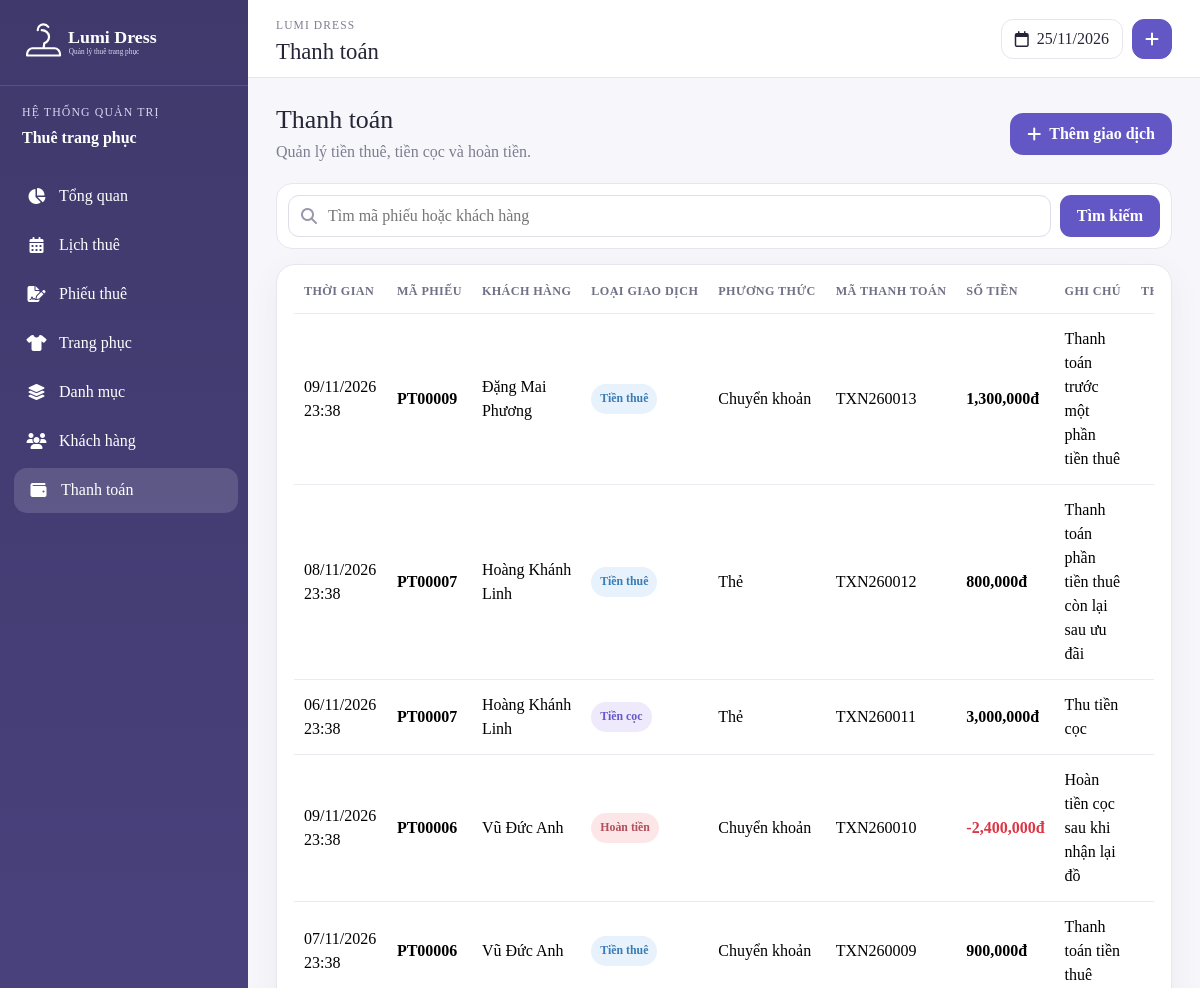
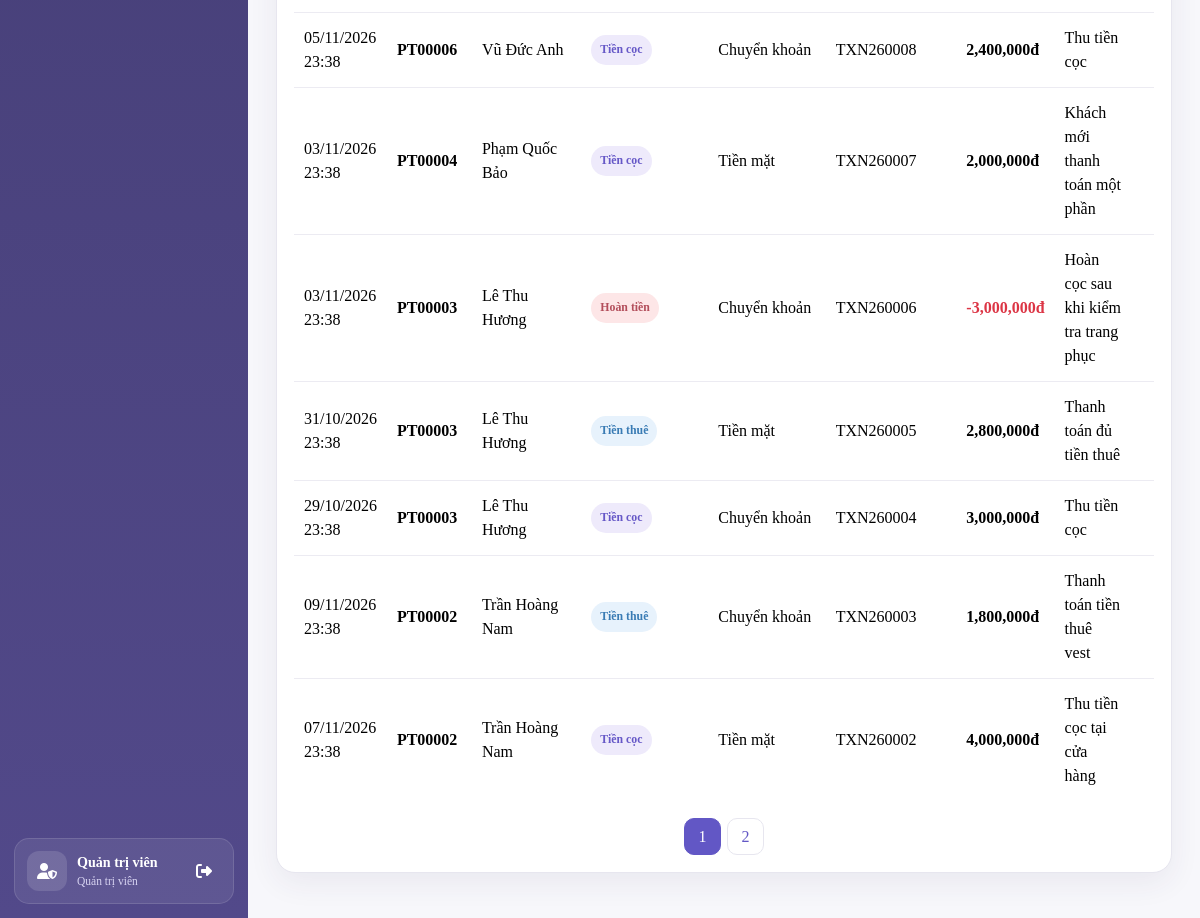
The page /admin/payments.php (signed in) on the database its author committed (2 pictures, top to bottom).
### tables this page shows
CREATE TABLE `payments` (
  `id` int(11) NOT NULL,
  `rental_id` int(11) NOT NULL,
  `amount` decimal(10,2) NOT NULL,
  `payment_type` varchar(50) NOT NULL,
  `payment_method` varchar(50) NOT NULL,
  `transaction_code` varchar(100) DEFAULT NULL,
  `status` varchar(50) NOT NULL,
  `paid_at` datetime DEFAULT NULL,
  `refunded_at` datetime DEFAULT NULL,
  `note` varchar(500) DEFAULT NULL
);

CREATE TABLE `customers` (
  `id` int(11) NOT NULL,
  `fullname` varchar(100) NOT NULL,
  `phone` varchar(11) NOT NULL,
  `email` varchar(100) DEFAULT NULL,
  `identity_number` varchar(20) DEFAULT NULL,
  `address` varchar(255) DEFAULT NULL,
  `password` varchar(255) NOT NULL,
  `status` tinyint(4) NOT NULL DEFAULT 1,
  `created_at` datetime NOT NULL DEFAULT current_timestamp()
);

### config.php (called while the page is built, shortened)
<?php
function format_price($value):string{return number_format((float)$value,0,'.',',');}
?>

### admin/payments.php (the view, shortened to what this page needs)
<?php
include 'header.php';
$page=max(1,(int)($_GET['page']??1));$limit=12;$offset=($page-1)*$limit;$keyword=trim($_GET['q']??'');
if($keyword!==''){
    $like='%'.$keyword.'%';
    $sql = "SELECT p.*,
            r.id AS rental_id,
            CONCAT('PT',LPAD(r.id,5,'0')) AS rental_code,
            c.fullname,
            CASE
                WHEN p.payment_type='refund' THEN p.refunded_at
                ELSE p.paid_at
            END AS display_created_at
            FROM payments p
            JOIN rentals r ON r.id=p.rental_id
            JOIN customers c ON c.id=r.customer_id
            WHERE CONCAT('PT',LPAD(r.id,5,'0')) LIKE ?
            OR c.fullname LIKE ?
            ORDER BY p.id DESC LIMIT ?,?";
    $stmt=$conn->prepare($sql);
    $stmt->bind_param('ssii',$like,$like,$offset,$limit);
    $stmt->execute();
    $data=$stmt->get_result();
    $stmt=$conn->prepare("
        SELECT COUNT(*) total
        FROM payments p
        JOIN rentals r ON r.id=p.rental_id
        JOIN customers c ON c.id=r.customer_id
        WHERE CONCAT('PT',LPAD(r.id,5,'0')) LIKE ?
        OR c.fullname LIKE ?
    ");
    $stmt->bind_param('ss',$like,$like);
    $stmt->execute();
    $total=(int)$stmt->get_result()->fetch_assoc()['total'];
}else{
    $data=$conn->query("
        SELECT p.*,
            r.id AS rental_id,
            CONCAT('PT',LPAD(r.id,5,'0')) AS rental_code,
            c.fullname,
            CASE
                WHEN p.payment_type='refund' THEN p.refunded_at
                ELSE p.paid_at
            END AS display_created_at
        FROM payments p
        JOIN rentals r ON r.id=p.rental_id
        JOIN customers c ON c.id=r.customer_id
        ORDER BY p.id DESC
        LIMIT $offset,$limit
    ");
    $total=(int)$conn->query("
        SELECT COUNT(*) total FROM payments
    ")->fetch_assoc()['total'];
}
$pages=max(1,(int)ceil($total/$limit));
$typeLabels=['deposit'=>'Tiền cọc','rental'=>'Tiền thuê','refund'=>'Hoàn tiền','extra'=>'Thu thêm'];$methodLabels=['cash'=>'Tiền mặt','bank'=>'Chuyển khoản','card'=>'Thẻ'];
?>
<div class="page-head"><div><h2>Thanh toán</h2><p>Quản lý tiền thuê, tiền cọc và hoàn tiền.</p></div><button class="btn-primary-soft" data-bs-toggle="modal" data-bs-target="#paymentModal" onclick="openPayment()"><i class="fas fa-plus"></i>Thêm giao dịch</button></div>
<form class="filter-bar"><div class="search-box"><i class="fas fa-search"></i><input name="q" value="<?= htmlspecialchars($keyword) ?>" placeholder="Tìm mã phiếu hoặc khách hàng"></div><button class="filter-submit">Tìm kiếm</button><?php if($keyword!==''):?><a href="payments.php">Xóa lọc</a><?php endif;?></form>
<section class="panel table-panel"><div class="table-responsive"><table class="table align-middle"><thead><tr><th>Thời gian</th><th>Mã phiếu</th><th>Khách hàng</th><th>Loại giao dịch</th><th>Phương thức</th><th>Mã thanh toán</th><th>Số tiền</th><th>Ghi chú</th><th class="text-end">Thao tác</th></tr></thead><tbody>
<?php if($data&&$data->num_rows):while($row=$data->fetch_assoc()):?><tr><td><?= !empty($row['display_created_at'])?date('d/m/Y H:i',strtotime($row['display_created_at'])):'—' ?></td><td><strong><?= htmlspecialchars($row['rental_code']) ?></strong></td><td><?= htmlspecialchars($row['fullname']) ?></td><td><span class="payment-type type-<?= $row['payment_type'] ?>"><?= $typeLabels[$row['payment_type']] ?? $row['payment_type'] ?></span></td><td><?= $methodLabels[$row['method'] ?? ($row['payment_method'] ?? '')] ?? htmlspecialchars($row['method'] ?? ($row['payment_method'] ?? 'Chưa xác định')) ?></td><td><?= htmlspecialchars($row['transaction_code'] ?? '—') ?></td><td><strong class="<?= $row['payment_type']==='refund'?'text-danger':'' ?>"><?= $row['payment_type']==='refund'?'-':'' ?><?= format_price($row['amount']) ?>đ</strong></td><td><?= htmlspecialchars($row['note']?:'Không có') ?></td><td class="text-end"><button class="icon-btn danger" onclick="removePayment(<?= $row['id'] ?>)"><i class="fas fa-trash"></i></button></td></tr><?php endwhile;else:?><tr><td colspan="9" class="empty">Chưa có giao dịch.</td></tr><?php endif;?>
</tbody></table></div><?php if($pages>1):?><div class="pagination-wrap"><?php for($i=1;$i<=$pages;$i++):?><a class="<?= $i===$page?'active':'' ?>" href="?page=<?= $i ?>&q=<?= urlencode($keyword) ?>"><?= $i ?></a><?php endfor;?></div><?php endif;?></section>
<?php include 'footer.php'; ?>

### assets/css/admin.css (style rules this page uses)
:root { --primary:#6257c5;--primary-dark:#443d75;--primary-soft:#f1effb;--ink:#252537;--muted:#7d7d91;--line:#e7e6ef;--surface:#ffffff;--page:#f7f7fb;--danger:#d66c7a;--success:#4ca97d;--warning:#e7a550;--blue:#4f9fe6;--shadow:0 10px 30px rgba(50,45,90,.07) }
* { box-sizing:border-box }
html,body { min-height:100% }
body { margin:0;background:var(--page);color:var(--ink);font-family:"Times New Roman",Times,serif;overflow-x:hidden }
a { text-decoration:none }
button,input,select,textarea { font-family:inherit }
.page-head { margin-bottom:19px;display:flex;align-items:center;justify-content:space-between;gap:20px }
.page-head h2 { margin:0;font-size:1.62rem }
.page-head p { margin:5px 0 0;color:var(--muted) }
.btn-primary-soft { min-height:42px;padding:0 17px;border:0;border-radius:13px;display:inline-flex;align-items:center;justify-content:center;gap:8px;background:var(--primary);color:#fff!important;font-weight:700 }
.btn-primary-soft * { color:#fff!important }
.panel { border:1px solid var(--line);border-radius:19px;background:#fff;box-shadow:var(--shadow);overflow:hidden }
.table-panel { padding:4px 17px 17px }
.table { margin:0;color:var(--ink) }
.table>:not(caption)>*>* { padding:13px 10px;border-bottom-color:#ecebf2;vertical-align:middle }
.table thead th { font-size:.76rem;letter-spacing:.4px;text-transform:uppercase;color:#707086;white-space:nowrap }
.table tbody tr:last-child td { border-bottom:0 }
.filter-bar { margin-bottom:15px;padding:11px;border:1px solid var(--line);border-radius:16px;display:flex;align-items:center;gap:9px;background:#fff }
.search-box { min-width:260px;flex:1;position:relative }
.search-box i { position:absolute;left:13px;top:50%;transform:translateY(-50%);color:#9998aa }
.search-box input,.filter-bar select { width:100%;min-height:42px;border:1px solid #dedde8;border-radius:11px;background:#fff;color:var(--ink);outline:0 }
.search-box input { padding:0 13px 0 39px }
.filter-submit { min-height:42px;padding:0 17px;border:0;border-radius:11px;background:var(--primary);color:#fff;font-weight:700 }
.soft-badge,.size-badge,.status,.payment,.payment-type { display:inline-flex;align-items:center;justify-content:center;padding:6px 9px;border-radius:999px;font-size:.74rem;font-weight:700;white-space:nowrap }
.type-deposit { background:#eeeafb;color:#6658c7 }
.type-rental { background:#e7f2fc;color:#397bb4 }
.type-refund { background:#fde6e7;color:#b34e5b }
.pagination-wrap { margin-top:17px;display:flex;justify-content:center;gap:6px }
.pagination-wrap a { width:37px;height:37px;border:1px solid var(--line);border-radius:10px;display:grid;place-items:center;color:var(--primary);background:#fff }
.pagination-wrap a.active { background:var(--primary);border-color:var(--primary);color:#fff }

### rows shown on the page
payments: display_created_at "09/11/2026 23:38", rental_code "PT00009", customers.fullname "Đặng Mai Phương", payment_type "Tiền thuê", payment_method "Chuyển khoản", transaction_code "TXN260013", amount "1,300,000", note "Thanh toán trước một phần tiền thuê"
payments: display_created_at "08/11/2026 23:38", rental_code "PT00007", customers.fullname "Hoàng Khánh Linh", payment_type "Tiền thuê", payment_method "Thẻ", transaction_code "TXN260012", amount "800,000", note "Thanh toán phần tiền thuê còn lại sau ưu đãi"
payments: display_created_at "06/11/2026 23:38", rental_code "PT00007", customers.fullname "Hoàng Khánh Linh", payment_type "Tiền cọc", payment_method "Thẻ", transaction_code "TXN260011", amount "3,000,000", note "Thu tiền cọc"
payments: display_created_at "09/11/2026 23:38", rental_code "PT00006", customers.fullname "Vũ Đức Anh", payment_type "Hoàn tiền", payment_method "Chuyển khoản", transaction_code "TXN260010", amount "2,400,000", note "Hoàn tiền cọc sau khi nhận lại đồ"
payments: display_created_at "07/11/2026 23:38", rental_code "PT00006", customers.fullname "Vũ Đức Anh", payment_type "Tiền thuê", payment_method "Chuyển khoản", transaction_code "TXN260009", amount "900,000", note "Thanh toán tiền thuê"
payments: display_created_at "05/11/2026 23:38", rental_code "PT00006", customers.fullname "Vũ Đức Anh", payment_type "Tiền cọc", payment_method "Chuyển khoản", transaction_code "TXN260008", amount "2,400,000", note "Thu tiền cọc"
payments: display_created_at "03/11/2026 23:38", rental_code "PT00004", customers.fullname "Phạm Quốc Bảo", payment_type "Tiền cọc", payment_method "Tiền mặt", transaction_code "TXN260007", amount "2,000,000", note "Khách mới thanh toán một phần"
payments: display_created_at "03/11/2026 23:38", rental_code "PT00003", customers.fullname "Lê Thu Hương", payment_type "Hoàn tiền", payment_method "Chuyển khoản", transaction_code "TXN260006", amount "3,000,000", note "Hoàn cọc sau khi kiểm tra trang phục"
payments: display_created_at "31/10/2026 23:38", rental_code "PT00003", customers.fullname "Lê Thu Hương", payment_type "Tiền thuê", payment_method "Tiền mặt", transaction_code "TXN260005", amount "2,800,000", note "Thanh toán đủ tiền thuê"
payments: display_created_at "29/10/2026 23:38", rental_code "PT00003", customers.fullname "Lê Thu Hương", payment_type "Tiền cọc", payment_method "Chuyển khoản", transaction_code "TXN260004", amount "3,000,000", note "Thu tiền cọc"
payments: display_created_at "09/11/2026 23:38", rental_code "PT00002", customers.fullname "Trần Hoàng Nam", payment_type "Tiền thuê", payment_method "Chuyển khoản", transaction_code "TXN260003", amount "1,800,000", note "Thanh toán tiền thuê vest"
payments: display_created_at "07/11/2026 23:38", rental_code "PT00002", customers.fullname "Trần Hoàng Nam", payment_type "Tiền cọc", payment_method "Tiền mặt", transaction_code "TXN260002", amount "4,000,000", note "Thu tiền cọc tại cửa hàng"

### other values the page prints
$_SESSION['admin']['fullname'] "Quản trị viên"
$pageTitle "Thanh toán"
